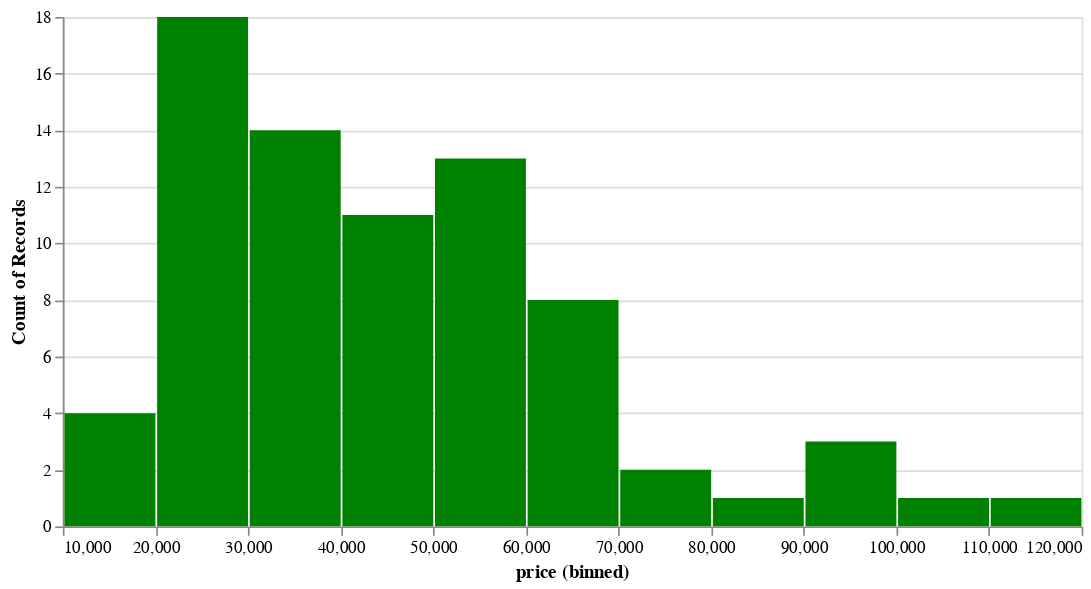

The notebook cell saved with this chart:
### Markdown cell above
## Monthly distribution

### Code cell
exp.distribution()

### Figure 1 — Vega specification as saved in the notebook (floating-point values rounded to 4 significant figures)
{"$schema": "https://vega.github.io/schema/vega/v5.json", "data": [{"name": "param_3_store"}, {"name": "source_0", "values": [{"__count": 4, "bin_maxbins_10_price": 10000.0, "bin_maxbins_10_price_end": 20000.0}, {"__count": 14, "bin_maxbins_10_price": 30000.0, "bin_maxbins_10_price_end": 40000.0}, {"__count": 18, "bin_maxbins_10_price": 20000.0, "bin_maxbins_10_price_end": 30000.0}, {"__count": 13, "bin_maxbins_10_price": 50000.0, "bin_maxbins_10_price_end": 60000.0}, {"__count": 11, "bin_maxbins_10_price": 40000.0, "bin_maxbins_10_price_end": 50000.0}, {"__count": 8, "bin_maxbins_10_price": 60000.0, "bin_maxbins_10_price_end": 70000.0}, {"__count": 1, "bin_maxbins_10_price": 80000.0, "bin_maxbins_10_price_end": 90000.0}, {"__count": 2, "bin_maxbins_10_price": 70000.0, "bin_maxbins_10_price_end": 80000.0}, {"__count": 1, "bin_maxbins_10_price": 110000.0, "bin_maxbins_10_price_end": 120000.0}, {"__count": 3, "bin_maxbins_10_price": 90000.0, "bin_maxbins_10_price_end": 100000.0}, {"__count": 1, "bin_maxbins_10_price": 100000.0, "bin_maxbins_10_price_end": 110000.0}]}, {"name": "source_0_y_domain___count", "values": [{"min": 1, "max": 18}]}], "signals": [{"name": "bin_maxbins_10_price_bins", "value": {"fields": ["price"], "fname": "bin_price", "start": 10000.0, "step": 10000.0, "stop": 120000.0}}, {"name": "unit", "value": {}, "on": [{"events": "pointermove", "update": "isTuple(group()) ? group() : unit"}]}, {"name": "param_3", "update": "vlSelectionResolve(\"param_3_store\", \"union\")"}, {"name": "param_3_price", "on": [{"events": [{"source": "view", "type": "dblclick"}], "update": "null"}, {"events": {"signal": "param_3_translate_delta"}, "update": "panLinear(param_3_translate_anchor.extent_x, -param_3_translate_delta.x / width)"}, {"events": {"signal": "param_3_zoom_delta"}, "update": "zoomLinear(domain(\"x\"), param_3_zoom_anchor.x, param_3_zoom_delta)"}]}, {"name": "param_3_tuple", "on": [{"events": [{"signal": "param_3_price"}], "update": "param_3_price ? {unit: \"\", fields: param_3_tuple_fields, values: [param_3_price]} : null"}]}, {"name": "param_3_tuple_fields", "value": [{"field": "price", "channel": "x", "type": "R"}]}, {"name": "param_3_translate_anchor", "value": {}, "on": [{"events": [{"source": "scope", "type": "pointerdown"}], "update": "{x: x(unit), y: y(unit), extent_x: domain(\"x\")}"}]}, {"name": "param_3_translate_delta", "value": {}, "on": [{"events": [{"source": "window", "between": [{"source": "scope", "type": "pointerdown"}, {"source": "window", "type": "pointerup"}], "type": "pointermove", "consume": true}], "update": "{x: param_3_translate_anchor.x - x(unit), y: param_3_translate_anchor.y - y(unit)}"}]}, {"name": "param_3_zoom_anchor", "on": [{"events": [{"source": "scope", "consume": true, "type": "wheel"}], "update": "{x: invert(\"x\", x(unit)), y: invert(\"y\", y(unit))}"}]}, {"name": "param_3_zoom_delta", "on": [{"events": [{"source": "scope", "consume": true, "type": "wheel"}], "update": "pow(1.001, event.deltaY * pow(16, event.deltaMode))", "force": true}]}, {"name": "param_3_modify", "on": [{"events": {"signal": "param_3_tuple"}, "update": "modify(\"param_3_store\", param_3_tuple, true)"}]}], "marks": [{"type": "rect", "name": "marks", "from": {"data": "source_0"}, "encode": {"update": {"y": {"field": "__count", "scale": "y"}, "x2": {"field": "bin_maxbins_10_price", "scale": "x", "offset": {"signal": "0.5 + (abs(scale(\"x\", datum[\"bin_maxbins_10_price_end\"]) - scale(\"x\", datum[\"bin_maxbins_10_price\"])) < 0.25 ? -0.5 * (0.25 - (abs(scale(\"x\", datum[\"bin_maxbins_10_price_end\"]) - scale(\"x\", datum[\"bin_maxbins_10_price\"])))) : 0.5)"}}, "x": {"field": "bin_maxbins_10_price_end", "scale": "x", "offset": {"signal": "0.5 + (abs(scale(\"x\", datum[\"bin_maxbins_10_price_end\"]) - scale(\"x\", datum[\"bin_maxbins_10_price\"])) < 0.25 ? 0.5 * (0.25 - (abs(scale(\"x\", datum[\"bin_maxbins_10_price_end\"]) - scale(\"x\", datum[\"bin_maxbins_10_price\"])))) : -0.5)"}}, "y2": {"value": 0, "scale": "y"}, "fill": {"value": "green"}}}, "style": ["bar"], "interactive": true, "clip": true}], "scales": [{"name": "x", "type": "linear", "domain": {"signal": "[bin_maxbins_10_price_bins.start, bin_maxbins_10_price_bins.stop]"}, "range": [0, {"signal": "width"}], "bins": {"signal": "bin_maxbins_10_price_bins"}, "zero": false, "domainRaw": {"signal": "param_3[\"price\"]"}}, {"name": "y", "type": "linear", "domain": [{"signal": "(data(\"source_0_y_domain___count\")[0] || {}).min"}, {"signal": "(data(\"source_0_y_domain___count\")[0] || {}).max"}], "range": [{"signal": "height"}, 0], "nice": true, "zero": true}], "axes": [{"scale": "y", "orient": "left", "grid": true, "domain": false, "ticks": false, "gridScale": "x", "aria": false, "maxExtent": 0, "labels": false, "minExtent": 0, "tickCount": {"signal": "ceil(height/40)"}, "zindex": 0}, {"scale": "x", "title": "price (binned)", "labelFlush": true, "labelOverlap": true, "tickCount": {"signal": "ceil(width/10)"}, "zindex": 0, "grid": false, "orient": "bottom"}, {"scale": "y", "title": "Count of Records", "grid": false, "labelOverlap": true, "zindex": 0, "tickCount": {"signal": "ceil(height/40)"}, "orient": "left"}], "padding": 5, "background": "white", "height": 300, "style": "cell", "width": 600}
